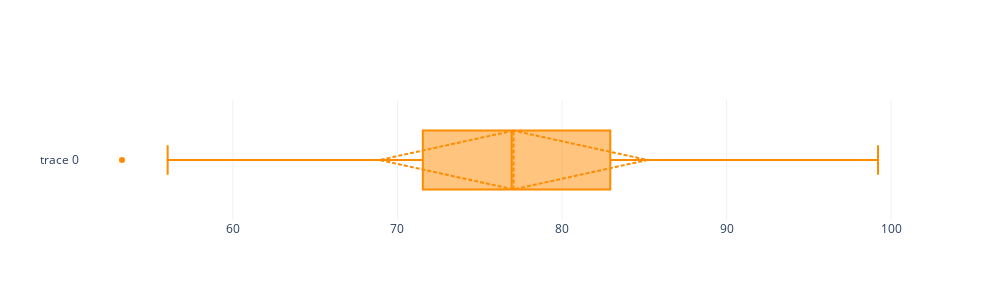

This figure's notebook cell:
### Code cell
#a box plot to visualize the distribution of energy consumption
fig = go.Figure()
fig.add_trace(go.Box(x=df["EnergyConsumption"], 
                     boxmean='sd',
                     marker_color='rgb(255,140,0)',  
                     line_color='rgb(255,140,0)',    
                     fillcolor='rgba(255,140,0,0.5)')) 

fig.update_layout(template="plotly_white", width=1000, height=300)  # Use bright template
fig.show()

### Figure 1 — Plotly figure (JSON) as saved in the notebook; plotly's stock layout.template omitted (floating-point values rounded to 4 significant figures; data arrays with more than 128 entries replaced by an {"elided": "..."} marker saying what was removed)
{"data": [{"boxmean": "sd", "fillcolor": "rgba(255,140,0,0.5)", "line": {"color": "rgb(255,140,0)"}, "marker": {"color": "rgb(255,140,0)"}, "type": "box", "x": {"elided": "1000 float values"}}], "layout": {"height": 300, "width": 1000}}
